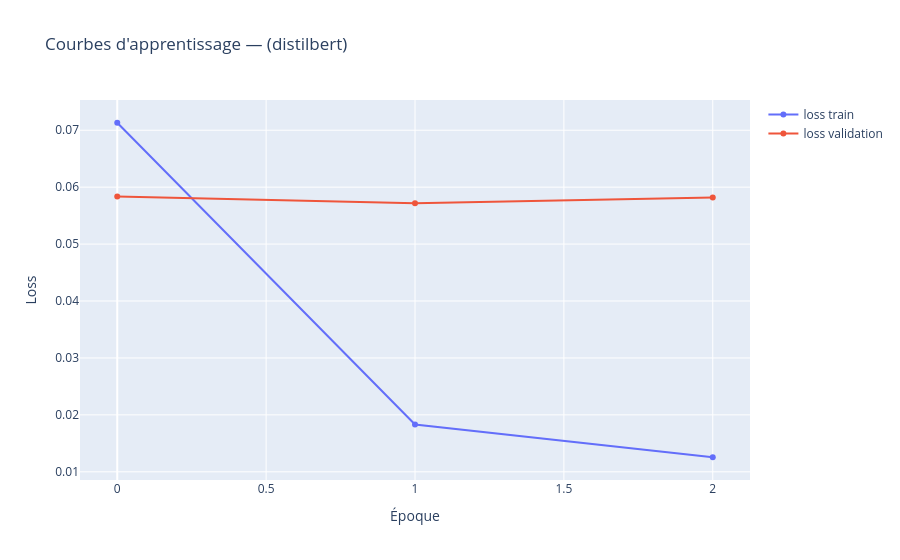

Here is the notebook cell this chart was saved with:
### Code cell
fig = go.Figure()
fig.add_trace(go.Scatter(y=history_bert.history["loss"], name="loss train"))
fig.add_trace(go.Scatter(y=history_bert.history["val_loss"], name="loss validation"))
fig.update_layout(title="Courbes d'apprentissage — (distilbert)",
                  xaxis_title="Époque", yaxis_title="Loss")
fig.show()

### Figure 1 — Plotly figure (JSON) as saved in the notebook; plotly's stock layout.template omitted (floating-point values rounded to 4 significant figures)
{"data": [{"name": "loss train", "type": "scatter", "y": [0.07132, 0.0183, 0.01255]}, {"name": "loss validation", "type": "scatter", "y": [0.05838, 0.05716, 0.0582]}], "layout": {"title": {"text": "Courbes d'apprentissage — (distilbert)"}, "xaxis": {"title": {"text": "Époque"}}, "yaxis": {"title": {"text": "Loss"}}}}
